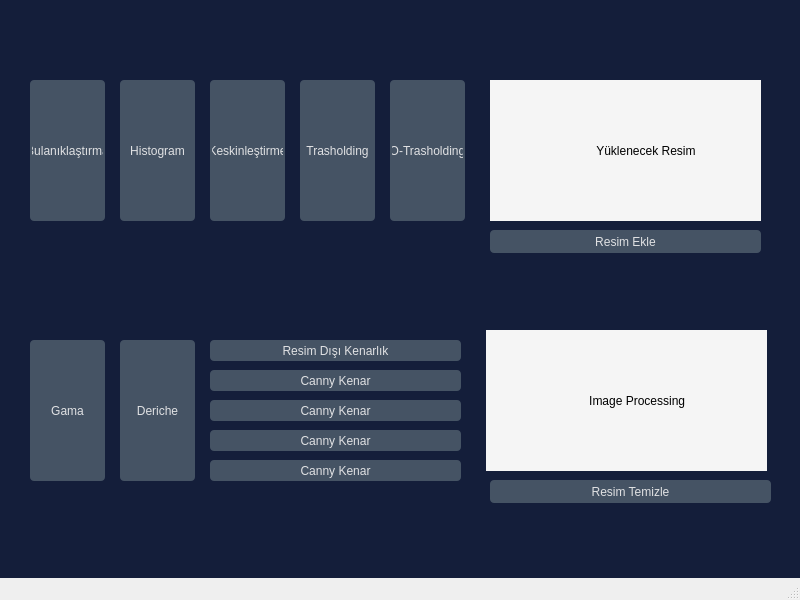
<?xml version="1.0" encoding="UTF-8"?>
<ui version="4.0">
 <class>MainWindow</class>
 <widget class="QMainWindow" name="MainWindow">
  <property name="geometry">
   <rect>
    <x>0</x>
    <y>0</y>
    <width>800</width>
    <height>600</height>
   </rect>
  </property>
  <property name="windowTitle">
   <string>Mustafa Yasin Emir</string>
  </property>
  <property name="styleSheet">
   <string notr="true"/>
  </property>
  <widget class="QWidget" name="centralwidget">
   <property name="styleSheet">
    <string notr="true">
background-color: rgb(20, 30, 58);</string>
   </property>
   <widget class="QPushButton" name="bulaniklastirmaButton">
    <property name="geometry">
     <rect>
      <x>30</x>
      <y>80</y>
      <width>75</width>
      <height>141</height>
     </rect>
    </property>
    <property name="styleSheet">
     <string notr="true">QPushButton {
  background-color: #455364;
  color: #E0E1E3;
  border-radius: 4px;
  padding: 2px;
  outline: none;
  border: none;
}

QPushButton:disabled {
  background-color: #455364;
  color: #9DA9B5;
  border-radius: 4px;
  padding: 2px;
}

QPushButton:checked {
  background-color: #60798B;
  border-radius: 4px;
  padding: 2px;
  outline: none;
}

QPushButton:checked:disabled {
  background-color: #60798B;
  color: #9DA9B5;
  border-radius: 4px;
  padding: 2px;
  outline: none;
}

QPushButton:checked:selected {
  background: #60798B;
}

QPushButton:hover {
  background-color: #54687A;
  color: #ff0000;
}

QPushButton:pressed {
  background-color: #60798B;
}

QPushButton:selected {
  background: #60798B;
  color: #E0E1E3;
}

QPushButton::menu-indicator {
  subcontrol-origin: padding;
  subcontrol-position: bottom right;
  bottom: 4px;
}</string>
    </property>
    <property name="text">
     <string>Bulanıklaştırma</string>
    </property>
   </widget>
   <widget class="QPushButton" name="histogramButton">
    <property name="geometry">
     <rect>
      <x>120</x>
      <y>80</y>
      <width>75</width>
      <height>141</height>
     </rect>
    </property>
    <property name="styleSheet">
     <string notr="true">QPushButton {
  background-color: #455364;
  color: #E0E1E3;
  border-radius: 4px;
  padding: 2px;
  outline: none;
  border: none;
}

QPushButton:disabled {
  background-color: #455364;
  color: #9DA9B5;
  border-radius: 4px;
  padding: 2px;
}

QPushButton:checked {
  background-color: #60798B;
  border-radius: 4px;
  padding: 2px;
  outline: none;
}

QPushButton:checked:disabled {
  background-color: #60798B;
  color: #9DA9B5;
  border-radius: 4px;
  padding: 2px;
  outline: none;
}

QPushButton:checked:selected {
  background: #60798B;
}

QPushButton:hover {
  background-color: #54687A;
  color: #ff0000;
}

QPushButton:pressed {
  background-color: #60798B;
}

QPushButton:selected {
  background: #60798B;
  color: #E0E1E3;
}

QPushButton::menu-indicator {
  subcontrol-origin: padding;
  subcontrol-position: bottom right;
  bottom: 4px;
}</string>
    </property>
    <property name="text">
     <string>Histogram</string>
    </property>
   </widget>
   <widget class="QPushButton" name="keskinlestirmeButton">
    <property name="geometry">
     <rect>
      <x>210</x>
      <y>80</y>
      <width>75</width>
      <height>141</height>
     </rect>
    </property>
    <property name="styleSheet">
     <string notr="true">QPushButton {
  background-color: #455364;
  color: #E0E1E3;
  border-radius: 4px;
  padding: 2px;
  outline: none;
  border: none;
}

QPushButton:disabled {
  background-color: #455364;
  color: #9DA9B5;
  border-radius: 4px;
  padding: 2px;
}

QPushButton:checked {
  background-color: #60798B;
  border-radius: 4px;
  padding: 2px;
  outline: none;
}

QPushButton:checked:disabled {
  background-color: #60798B;
  color: #9DA9B5;
  border-radius: 4px;
  padding: 2px;
  outline: none;
}

QPushButton:checked:selected {
  background: #60798B;
}

QPushButton:hover {
  background-color: #54687A;
  color: #ff0000;
}

QPushButton:pressed {
  background-color: #60798B;
}

QPushButton:selected {
  background: #60798B;
  color: #E0E1E3;
}

QPushButton::menu-indicator {
  subcontrol-origin: padding;
  subcontrol-position: bottom right;
  bottom: 4px;
}</string>
    </property>
    <property name="text">
     <string>Keskinleştirme</string>
    </property>
   </widget>
   <widget class="QPushButton" name="trasholdingButton">
    <property name="geometry">
     <rect>
      <x>300</x>
      <y>80</y>
      <width>75</width>
      <height>141</height>
     </rect>
    </property>
    <property name="styleSheet">
     <string notr="true">QPushButton {
  background-color: #455364;
  color: #E0E1E3;
  border-radius: 4px;
  padding: 2px;
  outline: none;
  border: none;
}

QPushButton:disabled {
  background-color: #455364;
  color: #9DA9B5;
  border-radius: 4px;
  padding: 2px;
}

QPushButton:checked {
  background-color: #60798B;
  border-radius: 4px;
  padding: 2px;
  outline: none;
}

QPushButton:checked:disabled {
  background-color: #60798B;
  color: #9DA9B5;
  border-radius: 4px;
  padding: 2px;
  outline: none;
}

QPushButton:checked:selected {
  background: #60798B;
}

QPushButton:hover {
  background-color: #54687A;
  color: #ff0000;
}

QPushButton:pressed {
  background-color: #60798B;
}

QPushButton:selected {
  background: #60798B;
  color: #E0E1E3;
}

QPushButton::menu-indicator {
  subcontrol-origin: padding;
  subcontrol-position: bottom right;
  bottom: 4px;
}</string>
    </property>
    <property name="text">
     <string>Trasholding</string>
    </property>
   </widget>
   <widget class="QPushButton" name="otsutrasholdingButton">
    <property name="geometry">
     <rect>
      <x>390</x>
      <y>80</y>
      <width>75</width>
      <height>141</height>
     </rect>
    </property>
    <property name="styleSheet">
     <string notr="true">QPushButton {
  background-color: #455364;
  color: #E0E1E3;
  border-radius: 4px;
  padding: 2px;
  outline: none;
  border: none;
}

QPushButton:disabled {
  background-color: #455364;
  color: #9DA9B5;
  border-radius: 4px;
  padding: 2px;
}

QPushButton:checked {
  background-color: #60798B;
  border-radius: 4px;
  padding: 2px;
  outline: none;
}

QPushButton:checked:disabled {
  background-color: #60798B;
  color: #9DA9B5;
  border-radius: 4px;
  padding: 2px;
  outline: none;
}

QPushButton:checked:selected {
  background: #60798B;
}

QPushButton:hover {
  background-color: #54687A;
  color: #ff0000;
}

QPushButton:pressed {
  background-color: #60798B;
}

QPushButton:selected {
  background: #60798B;
  color: #E0E1E3;
}

QPushButton::menu-indicator {
  subcontrol-origin: padding;
  subcontrol-position: bottom right;
  bottom: 4px;
}</string>
    </property>
    <property name="text">
     <string>O-Trasholding</string>
    </property>
   </widget>
   <widget class="QPushButton" name="resimdisikenarlikButton">
    <property name="geometry">
     <rect>
      <x>210</x>
      <y>340</y>
      <width>251</width>
      <height>21</height>
     </rect>
    </property>
    <property name="styleSheet">
     <string notr="true">QPushButton {
  background-color: #455364;
  color: #E0E1E3;
  border-radius: 4px;
  padding: 2px;
  outline: none;
  border: none;
}

QPushButton:disabled {
  background-color: #455364;
  color: #9DA9B5;
  border-radius: 4px;
  padding: 2px;
}

QPushButton:checked {
  background-color: #60798B;
  border-radius: 4px;
  padding: 2px;
  outline: none;
}

QPushButton:checked:disabled {
  background-color: #60798B;
  color: #9DA9B5;
  border-radius: 4px;
  padding: 2px;
  outline: none;
}

QPushButton:checked:selected {
  background: #60798B;
}

QPushButton:hover {
  background-color: #54687A;
  color: #ff0000;
}

QPushButton:pressed {
  background-color: #60798B;
}

QPushButton:selected {
  background: #60798B;
  color: #E0E1E3;
}

QPushButton::menu-indicator {
  subcontrol-origin: padding;
  subcontrol-position: bottom right;
  bottom: 4px;
}</string>
    </property>
    <property name="text">
     <string>Resim Dışı Kenarlık</string>
    </property>
   </widget>
   <widget class="QPushButton" name="dericheButton">
    <property name="geometry">
     <rect>
      <x>120</x>
      <y>340</y>
      <width>75</width>
      <height>141</height>
     </rect>
    </property>
    <property name="styleSheet">
     <string notr="true">QPushButton {
  background-color: #455364;
  color: #E0E1E3;
  border-radius: 4px;
  padding: 2px;
  outline: none;
  border: none;
}

QPushButton:disabled {
  background-color: #455364;
  color: #9DA9B5;
  border-radius: 4px;
  padding: 2px;
}

QPushButton:checked {
  background-color: #60798B;
  border-radius: 4px;
  padding: 2px;
  outline: none;
}

QPushButton:checked:disabled {
  background-color: #60798B;
  color: #9DA9B5;
  border-radius: 4px;
  padding: 2px;
  outline: none;
}

QPushButton:checked:selected {
  background: #60798B;
}

QPushButton:hover {
  background-color: #54687A;
  color: #ff0000;
}

QPushButton:pressed {
  background-color: #60798B;
}

QPushButton:selected {
  background: #60798B;
  color: #E0E1E3;
}

QPushButton::menu-indicator {
  subcontrol-origin: padding;
  subcontrol-position: bottom right;
  bottom: 4px;
}</string>
    </property>
    <property name="text">
     <string>Deriche</string>
    </property>
   </widget>
   <widget class="QPushButton" name="gamaButton">
    <property name="geometry">
     <rect>
      <x>30</x>
      <y>340</y>
      <width>75</width>
      <height>141</height>
     </rect>
    </property>
    <property name="styleSheet">
     <string notr="true">QPushButton {
  background-color: #455364;
  color: #E0E1E3;
  border-radius: 4px;
  padding: 2px;
  outline: none;
  border: none;
}

QPushButton:disabled {
  background-color: #455364;
  color: #9DA9B5;
  border-radius: 4px;
  padding: 2px;
}

QPushButton:checked {
  background-color: #60798B;
  border-radius: 4px;
  padding: 2px;
  outline: none;
}

QPushButton:checked:disabled {
  background-color: #60798B;
  color: #9DA9B5;
  border-radius: 4px;
  padding: 2px;
  outline: none;
}

QPushButton:checked:selected {
  background: #60798B;
}

QPushButton:hover {
  background-color: #54687A;
  color: #ff0000;
}

QPushButton:pressed {
  background-color: #60798B;
}

QPushButton:selected {
  background: #60798B;
  color: #E0E1E3;
}

QPushButton::menu-indicator {
  subcontrol-origin: padding;
  subcontrol-position: bottom right;
  bottom: 4px;
}</string>
    </property>
    <property name="text">
     <string>Gama</string>
    </property>
   </widget>
   <widget class="QLabel" name="imageUpload">
    <property name="geometry">
     <rect>
      <x>490</x>
      <y>80</y>
      <width>271</width>
      <height>141</height>
     </rect>
    </property>
    <property name="styleSheet">
     <string notr="true">background-color: rgb(245, 245, 245);</string>
    </property>
    <property name="text">
     <string>                                Yüklenecek Resim</string>
    </property>
   </widget>
   <widget class="QPushButton" name="imageAddButton">
    <property name="geometry">
     <rect>
      <x>490</x>
      <y>230</y>
      <width>271</width>
      <height>23</height>
     </rect>
    </property>
    <property name="styleSheet">
     <string notr="true">QPushButton {
  background-color: #455364;
  color: #E0E1E3;
  border-radius: 4px;
  padding: 2px;
  outline: none;
  border: none;
}

QPushButton:disabled {
  background-color: #455364;
  color: #9DA9B5;
  border-radius: 4px;
  padding: 2px;
}

QPushButton:checked {
  background-color: #60798B;
  border-radius: 4px;
  padding: 2px;
  outline: none;
}

QPushButton:checked:disabled {
  background-color: #60798B;
  color: #9DA9B5;
  border-radius: 4px;
  padding: 2px;
  outline: none;
}

QPushButton:checked:selected {
  background: #60798B;
}

QPushButton:hover {
  background-color: #54687A;
  color: #ff0000;
}

QPushButton:pressed {
  background-color: #60798B;
}

QPushButton:selected {
  background: #60798B;
  color: #E0E1E3;
}

QPushButton::menu-indicator {
  subcontrol-origin: padding;
  subcontrol-position: bottom right;
  bottom: 4px;
}</string>
    </property>
    <property name="text">
     <string>Resim Ekle</string>
    </property>
   </widget>
   <widget class="QPushButton" name="imageClearButton">
    <property name="geometry">
     <rect>
      <x>490</x>
      <y>480</y>
      <width>281</width>
      <height>23</height>
     </rect>
    </property>
    <property name="styleSheet">
     <string notr="true">QPushButton {
  background-color: #455364;
  color: #E0E1E3;
  border-radius: 4px;
  padding: 2px;
  outline: none;
  border: none;
}

QPushButton:disabled {
  background-color: #455364;
  color: #9DA9B5;
  border-radius: 4px;
  padding: 2px;
}

QPushButton:checked {
  background-color: #60798B;
  border-radius: 4px;
  padding: 2px;
  outline: none;
}

QPushButton:checked:disabled {
  background-color: #60798B;
  color: #9DA9B5;
  border-radius: 4px;
  padding: 2px;
  outline: none;
}

QPushButton:checked:selected {
  background: #60798B;
}

QPushButton:hover {
  background-color: #54687A;
  color: #ff0000;
}

QPushButton:pressed {
  background-color: #60798B;
}

QPushButton:selected {
  background: #60798B;
  color: #E0E1E3;
}

QPushButton::menu-indicator {
  subcontrol-origin: padding;
  subcontrol-position: bottom right;
  bottom: 4px;
}</string>
    </property>
    <property name="text">
     <string>Resim Temizle</string>
    </property>
   </widget>
   <widget class="QLabel" name="imageClear">
    <property name="geometry">
     <rect>
      <x>486</x>
      <y>330</y>
      <width>281</width>
      <height>141</height>
     </rect>
    </property>
    <property name="styleSheet">
     <string notr="true">background-color: rgb(245, 245, 245);</string>
    </property>
    <property name="text">
     <string>                               Image Processing</string>
    </property>
   </widget>
   <widget class="QPushButton" name="cannykenarButton">
    <property name="geometry">
     <rect>
      <x>210</x>
      <y>370</y>
      <width>251</width>
      <height>21</height>
     </rect>
    </property>
    <property name="styleSheet">
     <string notr="true">QPushButton {
  background-color: #455364;
  color: #E0E1E3;
  border-radius: 4px;
  padding: 2px;
  outline: none;
  border: none;
}

QPushButton:disabled {
  background-color: #455364;
  color: #9DA9B5;
  border-radius: 4px;
  padding: 2px;
}

QPushButton:checked {
  background-color: #60798B;
  border-radius: 4px;
  padding: 2px;
  outline: none;
}

QPushButton:checked:disabled {
  background-color: #60798B;
  color: #9DA9B5;
  border-radius: 4px;
  padding: 2px;
  outline: none;
}

QPushButton:checked:selected {
  background: #60798B;
}

QPushButton:hover {
  background-color: #54687A;
  color: #ff0000;
}

QPushButton:pressed {
  background-color: #60798B;
}

QPushButton:selected {
  background: #60798B;
  color: #E0E1E3;
}

QPushButton::menu-indicator {
  subcontrol-origin: padding;
  subcontrol-position: bottom right;
  bottom: 4px;
}</string>
    </property>
    <property name="text">
     <string>Canny Kenar</string>
    </property>
   </widget>
   <widget class="QPushButton" name="pushButton_19">
    <property name="geometry">
     <rect>
      <x>210</x>
      <y>400</y>
      <width>251</width>
      <height>21</height>
     </rect>
    </property>
    <property name="styleSheet">
     <string notr="true">QPushButton {
  background-color: #455364;
  color: #E0E1E3;
  border-radius: 4px;
  padding: 2px;
  outline: none;
  border: none;
}

QPushButton:disabled {
  background-color: #455364;
  color: #9DA9B5;
  border-radius: 4px;
  padding: 2px;
}

QPushButton:checked {
  background-color: #60798B;
  border-radius: 4px;
  padding: 2px;
  outline: none;
}

QPushButton:checked:disabled {
  background-color: #60798B;
  color: #9DA9B5;
  border-radius: 4px;
  padding: 2px;
  outline: none;
}

QPushButton:checked:selected {
  background: #60798B;
}

QPushButton:hover {
  background-color: #54687A;
  color: #ff0000;
}

QPushButton:pressed {
  background-color: #60798B;
}

QPushButton:selected {
  background: #60798B;
  color: #E0E1E3;
}

QPushButton::menu-indicator {
  subcontrol-origin: padding;
  subcontrol-position: bottom right;
  bottom: 4px;
}</string>
    </property>
    <property name="text">
     <string>Canny Kenar</string>
    </property>
   </widget>
   <widget class="QPushButton" name="pushButton_20">
    <property name="geometry">
     <rect>
      <x>210</x>
      <y>430</y>
      <width>251</width>
      <height>21</height>
     </rect>
    </property>
    <property name="styleSheet">
     <string notr="true">QPushButton {
  background-color: #455364;
  color: #E0E1E3;
  border-radius: 4px;
  padding: 2px;
  outline: none;
  border: none;
}

QPushButton:disabled {
  background-color: #455364;
  color: #9DA9B5;
  border-radius: 4px;
  padding: 2px;
}

QPushButton:checked {
  background-color: #60798B;
  border-radius: 4px;
  padding: 2px;
  outline: none;
}

QPushButton:checked:disabled {
  background-color: #60798B;
  color: #9DA9B5;
  border-radius: 4px;
  padding: 2px;
  outline: none;
}

QPushButton:checked:selected {
  background: #60798B;
}

QPushButton:hover {
  background-color: #54687A;
  color: #ff0000;
}

QPushButton:pressed {
  background-color: #60798B;
}

QPushButton:selected {
  background: #60798B;
  color: #E0E1E3;
}

QPushButton::menu-indicator {
  subcontrol-origin: padding;
  subcontrol-position: bottom right;
  bottom: 4px;
}</string>
    </property>
    <property name="text">
     <string>Canny Kenar</string>
    </property>
   </widget>
   <widget class="QPushButton" name="pushButton_21">
    <property name="geometry">
     <rect>
      <x>210</x>
      <y>460</y>
      <width>251</width>
      <height>21</height>
     </rect>
    </property>
    <property name="styleSheet">
     <string notr="true">QPushButton {
  background-color: #455364;
  color: #E0E1E3;
  border-radius: 4px;
  padding: 2px;
  outline: none;
  border: none;
}

QPushButton:disabled {
  background-color: #455364;
  color: #9DA9B5;
  border-radius: 4px;
  padding: 2px;
}

QPushButton:checked {
  background-color: #60798B;
  border-radius: 4px;
  padding: 2px;
  outline: none;
}

QPushButton:checked:disabled {
  background-color: #60798B;
  color: #9DA9B5;
  border-radius: 4px;
  padding: 2px;
  outline: none;
}

QPushButton:checked:selected {
  background: #60798B;
}

QPushButton:hover {
  background-color: #54687A;
  color: #ff0000;
}

QPushButton:pressed {
  background-color: #60798B;
}

QPushButton:selected {
  background: #60798B;
  color: #E0E1E3;
}

QPushButton::menu-indicator {
  subcontrol-origin: padding;
  subcontrol-position: bottom right;
  bottom: 4px;
}</string>
    </property>
    <property name="text">
     <string>Canny Kenar</string>
    </property>
   </widget>
  </widget>
  <widget class="QMenuBar" name="menubar">
   <property name="geometry">
    <rect>
     <x>0</x>
     <y>0</y>
     <width>800</width>
     <height>21</height>
    </rect>
   </property>
  </widget>
  <widget class="QStatusBar" name="statusbar"/>
 </widget>
 <resources/>
 <connections/>
</ui>
